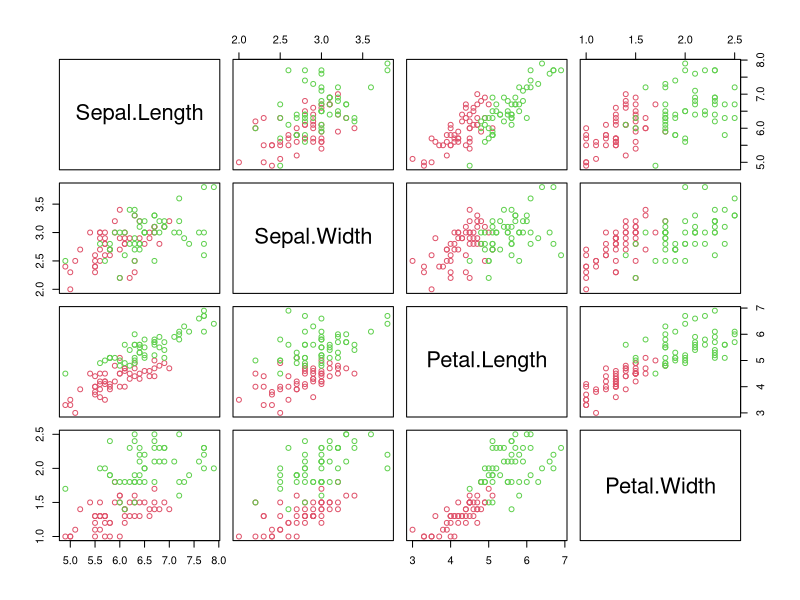
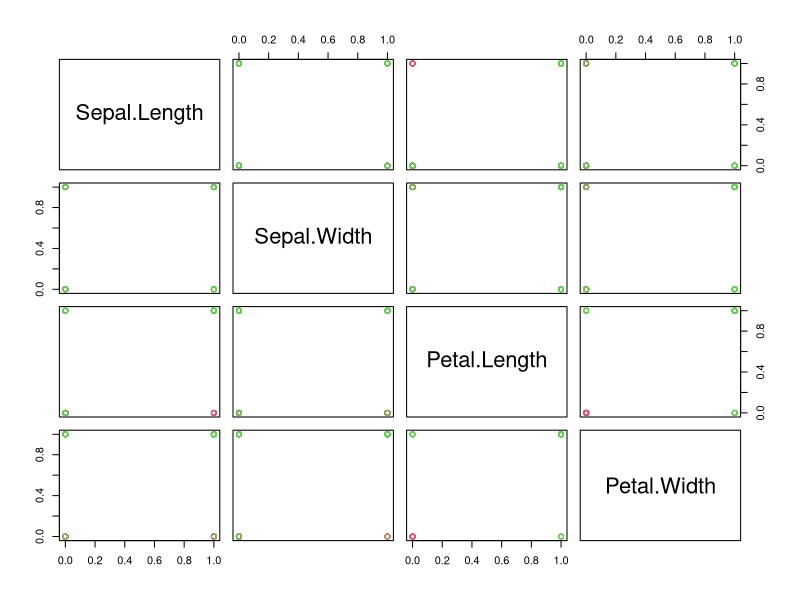
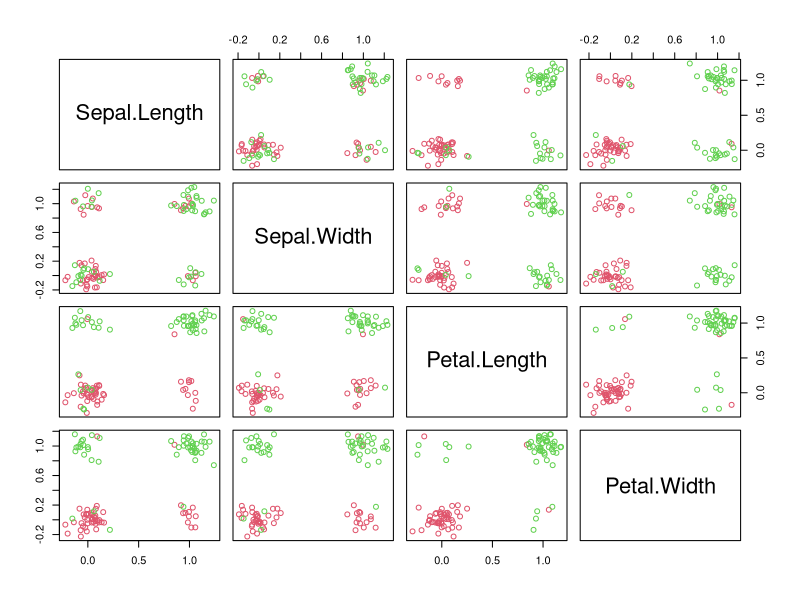

Source code (R) for these figures, in order:

data("iris")
d = iris[c(51:150),]
head(d)
pairs(d[,-5], col=d[,5])
d1=d[,-5]

med = apply(as.matrix(d1),2,FUN=median)
med = matrix(rep(med,100), nrow = 100, byrow = TRUE)

d1[d1<=med] = 0
d1[d1> med] = 1
pairs(d1, col=d[,5])

set.seed(1)
e = matrix(rnorm(400), nrow = 100)
d2 = d1 + e*0.1 # scale factor
pairs(d2, col=d[,5])
